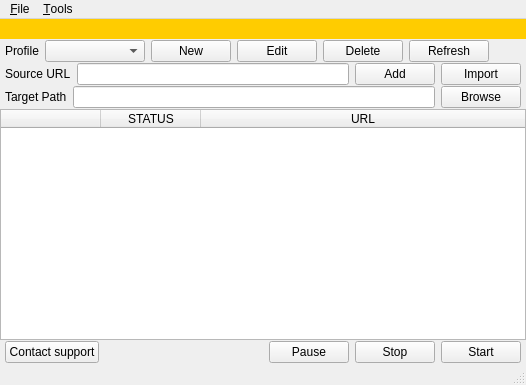
<?xml version="1.0" encoding="UTF-8"?>
<ui version="4.0">
 <class>MetaShotMainWindow</class>
 <widget class="QMainWindow" name="MetaShotMainWindow">
  <property name="geometry">
   <rect>
    <x>0</x>
    <y>0</y>
    <width>526</width>
    <height>385</height>
   </rect>
  </property>
  <property name="sizePolicy">
   <sizepolicy hsizetype="Minimum" vsizetype="Preferred">
    <horstretch>0</horstretch>
    <verstretch>0</verstretch>
   </sizepolicy>
  </property>
  <property name="windowTitle">
   <string>MockPage</string>
  </property>
  <widget class="QWidget" name="centralWidget">
   <layout class="QVBoxLayout" name="verticalLayout">
    <property name="spacing">
     <number>1</number>
    </property>
    <property name="leftMargin">
     <number>0</number>
    </property>
    <property name="topMargin">
     <number>0</number>
    </property>
    <property name="rightMargin">
     <number>0</number>
    </property>
    <property name="bottomMargin">
     <number>0</number>
    </property>
    <item>
     <widget class="QWidget" name="widget" native="true">
      <property name="styleSheet">
       <string notr="true">background-color: rgb(255, 204, 0);</string>
      </property>
      <layout class="QHBoxLayout" name="horizontalLayout_2">
       <property name="spacing">
        <number>0</number>
       </property>
       <property name="leftMargin">
        <number>0</number>
       </property>
       <property name="topMargin">
        <number>0</number>
       </property>
       <property name="rightMargin">
        <number>0</number>
       </property>
       <property name="bottomMargin">
        <number>0</number>
       </property>
       <item>
        <spacer name="horizontalSpacer_3">
         <property name="orientation">
          <enum>Qt::Horizontal</enum>
         </property>
         <property name="sizeHint" stdset="0">
          <size>
           <width>258</width>
           <height>20</height>
          </size>
         </property>
        </spacer>
       </item>
       <item>
        <widget class="QLabel" name="coverImage">
         <property name="sizePolicy">
          <sizepolicy hsizetype="Preferred" vsizetype="Preferred">
           <horstretch>0</horstretch>
           <verstretch>0</verstretch>
          </sizepolicy>
         </property>
         <property name="styleSheet">
          <string notr="true">background-color: rgb(255, 204, 0);</string>
         </property>
         <property name="text">
          <string/>
         </property>
        </widget>
       </item>
       <item>
        <spacer name="horizontalSpacer_4">
         <property name="orientation">
          <enum>Qt::Horizontal</enum>
         </property>
         <property name="sizeHint" stdset="0">
          <size>
           <width>257</width>
           <height>20</height>
          </size>
         </property>
        </spacer>
       </item>
      </layout>
     </widget>
    </item>
    <item>
     <layout class="QHBoxLayout" name="profileBox">
      <property name="leftMargin">
       <number>5</number>
      </property>
      <property name="rightMargin">
       <number>5</number>
      </property>
      <item>
       <widget class="QLabel" name="label">
        <property name="text">
         <string>Profile</string>
        </property>
       </widget>
      </item>
      <item>
       <widget class="QComboBox" name="profileList">
        <property name="sizePolicy">
         <sizepolicy hsizetype="Expanding" vsizetype="Fixed">
          <horstretch>0</horstretch>
          <verstretch>0</verstretch>
         </sizepolicy>
        </property>
        <property name="minimumSize">
         <size>
          <width>100</width>
          <height>0</height>
         </size>
        </property>
       </widget>
      </item>
      <item>
       <widget class="QPushButton" name="newProfileButton">
        <property name="text">
         <string>New</string>
        </property>
       </widget>
      </item>
      <item>
       <widget class="QPushButton" name="editProfileButton">
        <property name="text">
         <string>Edit</string>
        </property>
       </widget>
      </item>
      <item>
       <widget class="QPushButton" name="pushButton">
        <property name="text">
         <string>Delete</string>
        </property>
       </widget>
      </item>
      <item>
       <widget class="QPushButton" name="refreshProfileButton">
        <property name="text">
         <string>Refresh</string>
        </property>
       </widget>
      </item>
      <item>
       <spacer name="horizontalSpacer_2">
        <property name="orientation">
         <enum>Qt::Horizontal</enum>
        </property>
        <property name="sizeHint" stdset="0">
         <size>
          <width>40</width>
          <height>20</height>
         </size>
        </property>
       </spacer>
      </item>
     </layout>
    </item>
    <item>
     <layout class="QHBoxLayout" name="sourceBox">
      <property name="leftMargin">
       <number>5</number>
      </property>
      <property name="rightMargin">
       <number>5</number>
      </property>
      <item>
       <widget class="QLabel" name="sourceURLLabel">
        <property name="text">
         <string>Source URL</string>
        </property>
       </widget>
      </item>
      <item>
       <widget class="QLineEdit" name="urlInput"/>
      </item>
      <item>
       <widget class="QPushButton" name="addButton">
        <property name="sizePolicy">
         <sizepolicy hsizetype="Minimum" vsizetype="Fixed">
          <horstretch>0</horstretch>
          <verstretch>0</verstretch>
         </sizepolicy>
        </property>
        <property name="text">
         <string>Add</string>
        </property>
       </widget>
      </item>
      <item>
       <widget class="QPushButton" name="importButton">
        <property name="sizePolicy">
         <sizepolicy hsizetype="Minimum" vsizetype="Fixed">
          <horstretch>0</horstretch>
          <verstretch>0</verstretch>
         </sizepolicy>
        </property>
        <property name="text">
         <string>Import</string>
        </property>
       </widget>
      </item>
     </layout>
    </item>
    <item>
     <layout class="QHBoxLayout" name="targetBox">
      <property name="leftMargin">
       <number>5</number>
      </property>
      <property name="rightMargin">
       <number>5</number>
      </property>
      <item>
       <widget class="QLabel" name="targetPathLabel">
        <property name="text">
         <string>Target Path</string>
        </property>
       </widget>
      </item>
      <item>
       <widget class="QLineEdit" name="targetPathInput"/>
      </item>
      <item>
       <widget class="QPushButton" name="browseButton">
        <property name="sizePolicy">
         <sizepolicy hsizetype="Fixed" vsizetype="Fixed">
          <horstretch>0</horstretch>
          <verstretch>0</verstretch>
         </sizepolicy>
        </property>
        <property name="text">
         <string>Browse</string>
        </property>
       </widget>
      </item>
     </layout>
    </item>
    <item>
     <widget class="QTableWidget" name="urlTable">
      <property name="editTriggers">
       <set>QAbstractItemView::NoEditTriggers</set>
      </property>
      <property name="selectionMode">
       <enum>QAbstractItemView::SingleSelection</enum>
      </property>
      <property name="selectionBehavior">
       <enum>QAbstractItemView::SelectRows</enum>
      </property>
      <property name="showGrid">
       <bool>true</bool>
      </property>
      <property name="cornerButtonEnabled">
       <bool>false</bool>
      </property>
      <attribute name="horizontalHeaderStretchLastSection">
       <bool>true</bool>
      </attribute>
      <column>
       <property name="text">
        <string/>
       </property>
      </column>
      <column>
       <property name="text">
        <string>STATUS</string>
       </property>
      </column>
      <column>
       <property name="text">
        <string>URL</string>
       </property>
      </column>
     </widget>
    </item>
    <item>
     <layout class="QHBoxLayout" name="actionBox">
      <property name="leftMargin">
       <number>5</number>
      </property>
      <property name="rightMargin">
       <number>5</number>
      </property>
      <item>
       <widget class="QPushButton" name="supportButton">
        <property name="text">
         <string>Contact support</string>
        </property>
       </widget>
      </item>
      <item>
       <spacer name="horizontalSpacer">
        <property name="orientation">
         <enum>Qt::Horizontal</enum>
        </property>
        <property name="sizeHint" stdset="0">
         <size>
          <width>40</width>
          <height>20</height>
         </size>
        </property>
       </spacer>
      </item>
      <item>
       <widget class="QPushButton" name="pauseButton">
        <property name="text">
         <string>Pause</string>
        </property>
       </widget>
      </item>
      <item>
       <widget class="QPushButton" name="stopButton">
        <property name="text">
         <string>Stop</string>
        </property>
       </widget>
      </item>
      <item>
       <widget class="QPushButton" name="startButton">
        <property name="text">
         <string>Start</string>
        </property>
       </widget>
      </item>
     </layout>
    </item>
   </layout>
  </widget>
  <widget class="QMenuBar" name="menuBar">
   <property name="geometry">
    <rect>
     <x>0</x>
     <y>0</y>
     <width>526</width>
     <height>21</height>
    </rect>
   </property>
   <widget class="QMenu" name="menu_File">
    <property name="title">
     <string>&amp;File</string>
    </property>
    <addaction name="action_Load"/>
    <addaction name="action_Exit"/>
   </widget>
   <widget class="QMenu" name="menu_Tools">
    <property name="title">
     <string>&amp;Tools</string>
    </property>
    <addaction name="actionClear_URL_TABLE"/>
   </widget>
   <addaction name="menu_File"/>
   <addaction name="menu_Tools"/>
  </widget>
  <widget class="QStatusBar" name="statusBar"/>
  <action name="action_Load">
   <property name="icon">
    <iconset resource="metashot.qrc">
     <normaloff>:/icons/load.png</normaloff>:/icons/load.png</iconset>
   </property>
   <property name="text">
    <string>&amp;Load</string>
   </property>
   <property name="shortcut">
    <string>Ctrl+O</string>
   </property>
  </action>
  <action name="action_Exit">
   <property name="icon">
    <iconset resource="metashot.qrc">
     <normaloff>:/icons/exit.png</normaloff>:/icons/exit.png</iconset>
   </property>
   <property name="text">
    <string>&amp;Exit</string>
   </property>
   <property name="shortcut">
    <string>Ctrl+Q</string>
   </property>
  </action>
  <action name="action_Settings">
   <property name="text">
    <string>&amp;Settings</string>
   </property>
  </action>
  <action name="actionClear_URL_TABLE">
   <property name="text">
    <string>Clear URL TABLE</string>
   </property>
  </action>
 </widget>
 <layoutdefault spacing="6" margin="11"/>
 <resources>
  <include location="metashot.qrc"/>
 </resources>
 <connections/>
</ui>
